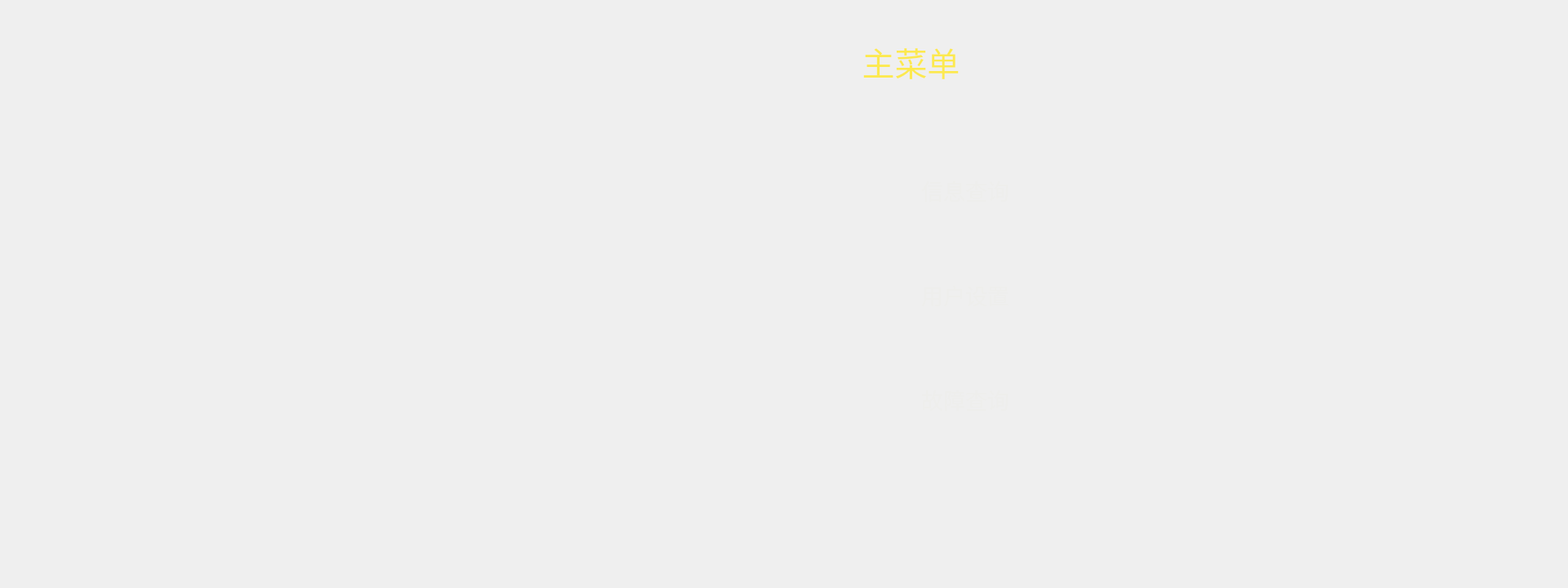
<?xml version="1.0" encoding="UTF-8"?>
<ui version="4.0">
 <class>FORM_Menu</class>
 <widget class="QWidget" name="FORM_Menu">
  <property name="geometry">
   <rect>
    <x>0</x>
    <y>0</y>
    <width>1920</width>
    <height>720</height>
   </rect>
  </property>
  <property name="windowTitle">
   <string>Form</string>
  </property>
  <property name="styleSheet">
   <string notr="true"/>
  </property>
  <widget class="QLabel" name="label">
   <property name="geometry">
    <rect>
     <x>930</x>
     <y>50</y>
     <width>371</width>
     <height>51</height>
    </rect>
   </property>
   <property name="font">
    <font>
     <family>TakaoPGothic</family>
     <pointsize>30</pointsize>
     <weight>50</weight>
     <italic>false</italic>
     <bold>false</bold>
    </font>
   </property>
   <property name="styleSheet">
    <string notr="true">color: rgb(252, 233, 79);
font: 30pt &quot;TakaoPGothic&quot;;</string>
   </property>
   <property name="text">
    <string>主菜单</string>
   </property>
   <property name="alignment">
    <set>Qt::AlignCenter</set>
   </property>
  </widget>
  <widget class="QWidget" name="">
   <property name="geometry">
    <rect>
     <x>1001</x>
     <y>171</y>
     <width>241</width>
     <height>381</height>
    </rect>
   </property>
   <layout class="QGridLayout" name="gridLayout">
    <item row="0" column="0">
     <widget class="QLabel" name="label_3">
      <property name="minimumSize">
       <size>
        <width>115</width>
        <height>120</height>
       </size>
      </property>
      <property name="maximumSize">
       <size>
        <width>115</width>
        <height>120</height>
       </size>
      </property>
      <property name="text">
       <string/>
      </property>
      <property name="pixmap">
       <pixmap resource="resources.qrc">:/ico_260/信息查询.png</pixmap>
      </property>
     </widget>
    </item>
    <item row="0" column="1">
     <widget class="QLabel" name="menu_1">
      <property name="font">
       <font>
        <family>WenQuanYi Zen Hei</family>
        <pointsize>20</pointsize>
        <weight>50</weight>
        <italic>false</italic>
        <bold>false</bold>
       </font>
      </property>
      <property name="styleSheet">
       <string notr="true">color: rgb(238, 238, 236);
font: 20pt &quot;WenQuanYi Zen Hei&quot;;</string>
      </property>
      <property name="text">
       <string>信息查询</string>
      </property>
      <property name="alignment">
       <set>Qt::AlignCenter</set>
      </property>
     </widget>
    </item>
    <item row="1" column="0">
     <widget class="QLabel" name="label_2">
      <property name="minimumSize">
       <size>
        <width>115</width>
        <height>120</height>
       </size>
      </property>
      <property name="maximumSize">
       <size>
        <width>115</width>
        <height>120</height>
       </size>
      </property>
      <property name="text">
       <string/>
      </property>
      <property name="pixmap">
       <pixmap resource="resources.qrc">:/ico_260/用户设置.png</pixmap>
      </property>
     </widget>
    </item>
    <item row="1" column="1">
     <widget class="QLabel" name="menu_2">
      <property name="font">
       <font>
        <family>WenQuanYi Zen Hei</family>
        <pointsize>20</pointsize>
        <weight>50</weight>
        <italic>false</italic>
        <bold>false</bold>
       </font>
      </property>
      <property name="styleSheet">
       <string notr="true">color: rgb(238, 238, 236);
font: 20pt &quot;WenQuanYi Zen Hei&quot;;</string>
      </property>
      <property name="text">
       <string>用户设置</string>
      </property>
      <property name="alignment">
       <set>Qt::AlignCenter</set>
      </property>
     </widget>
    </item>
    <item row="2" column="0">
     <widget class="QLabel" name="label_4">
      <property name="minimumSize">
       <size>
        <width>115</width>
        <height>120</height>
       </size>
      </property>
      <property name="maximumSize">
       <size>
        <width>115</width>
        <height>120</height>
       </size>
      </property>
      <property name="text">
       <string/>
      </property>
      <property name="pixmap">
       <pixmap resource="resources.qrc">:/ico_260/报警参数设置.png</pixmap>
      </property>
     </widget>
    </item>
    <item row="2" column="1">
     <widget class="QLabel" name="menu_3">
      <property name="font">
       <font>
        <family>WenQuanYi Zen Hei</family>
        <pointsize>20</pointsize>
        <weight>50</weight>
        <italic>false</italic>
        <bold>false</bold>
       </font>
      </property>
      <property name="styleSheet">
       <string notr="true">color: rgb(238, 238, 236);
font: 20pt &quot;WenQuanYi Zen Hei&quot;;</string>
      </property>
      <property name="text">
       <string>故障查询</string>
      </property>
      <property name="alignment">
       <set>Qt::AlignCenter</set>
      </property>
     </widget>
    </item>
   </layout>
  </widget>
 </widget>
 <resources>
  <include location="resources.qrc"/>
 </resources>
 <connections/>
</ui>
